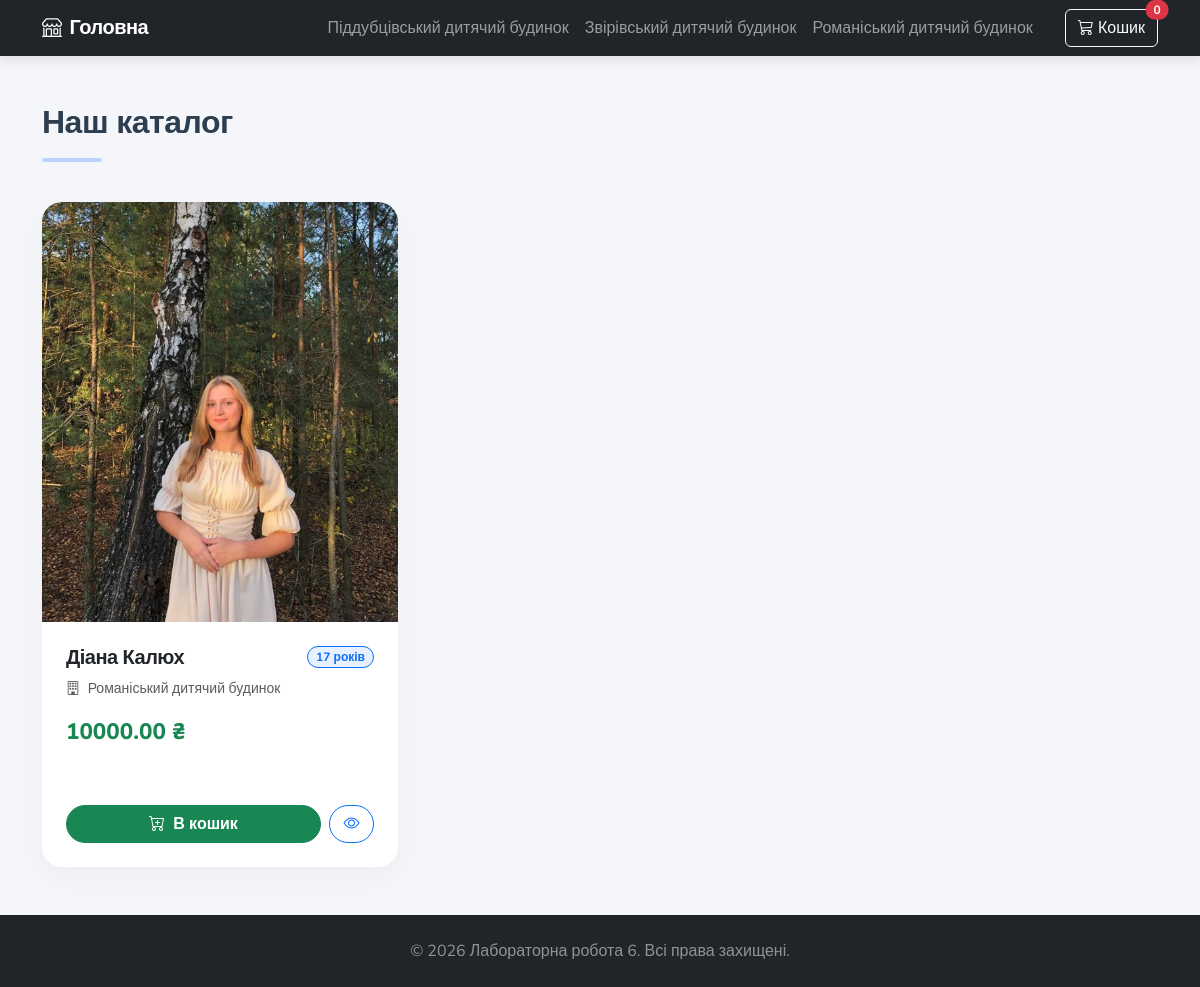
Screenshot of /category/3/ with the database file from the repository.
### lab4/models.py (models this page shows, shortened)
class Orphanage(models.Model):
    name = models.CharField(max_length=150, verbose_name="Назва закладу")
    city = models.CharField(max_length=100, verbose_name="Місто")
    created_at = models.DateTimeField(auto_now_add=True, verbose_name="Створено о")
    updated_at = models.DateTimeField(auto_now=True, verbose_name="Оновлено о")
    class Meta:
        verbose_name = "Дитячий будинок"
        verbose_name_plural = "Дитячі будинки"

class Child(models.Model):
    first_name = models.CharField(max_length=50, verbose_name="Ім'я")
    last_name = models.CharField(max_length=50, verbose_name="Прізвище")
    age = models.PositiveIntegerField(verbose_name="Вік")
    price = models.DecimalField(max_digits=10, decimal_places=2, verbose_name="Ціна (грн)")
    orphanage = models.ForeignKey(Orphanage, on_delete=models.CASCADE, verbose_name="Дитячий будинок")
    created_at = models.DateTimeField(auto_now_add=True, verbose_name="Створено о")
    updated_at = models.DateTimeField(auto_now=True, verbose_name="Оновлено о")
    image = models.ImageField(upload_to='children_photos/', blank=True, null=True, verbose_name="Фото")
    is_purchased = models.BooleanField(default=False, verbose_name="Куплено")
    class Meta:
        verbose_name = "Дитина"
        verbose_name_plural = "Діти"

### lab4/views.py (the view)
# urls.py: path('category/<int:orphanage_id>/', views.category_filter, name='category_filter'),
def category_filter(request, orphanage_id):
    orphanage = get_object_or_404(Orphanage, id=orphanage_id)
    children = Child.objects.filter(orphanage=orphanage)
    orphanages = Orphanage.objects.all()
    cart_ids = request.session.get('cart', [])
    cart_items = Child.objects.filter(id__in=cart_ids)
    return render(request, 'index.html', {
        'children': children,
        'orphanages': orphanages,
        'cart_items': cart_items,
        'cart_count': len(cart_ids)
    })

### lab4/templates/index.html (shortened to what this page needs)
<!DOCTYPE html>
<html lang="uk">
<head>
    <link href="https://cdn.jsdelivr.net/npm/bootstrap@5.3.0/dist/css/bootstrap.min.css" rel="stylesheet">
    <link rel="stylesheet" href="https://cdn.jsdelivr.net/npm/bootstrap-icons@1.11.1/font/bootstrap-icons.css">
</head>
<body class="d-flex flex-column min-vh-100">
    <nav class="navbar navbar-expand-lg navbar-dark bg-dark sticky-top">
      <div class="container">
        <a class="navbar-brand fw-bold" href="{% url 'home' %}">
            <i class="bi bi-shop me-2"></i>Головна
        </a>
        <div class="collapse navbar-collapse" id="navbarNav">
          <ul class="navbar-nav ms-auto">
            {% for orphanage in orphanages %}
            <li class="nav-item">
              <a class="nav-link" href="{% url 'category_filter' orphanage.id %}">{{ orphanage.name }}</a>
            </li>
            {% endfor %}
          </ul>
        <button class="btn btn-outline-light position-relative ms-lg-4" data-bs-toggle="offcanvas" data-bs-target="#cartPanel">
    <i class="bi bi-cart3"></i> Кошик
    <span class="position-absolute top-0 start-100 translate-middle badge rounded-pill bg-danger">
        {{ cart_count|default:"0" }}
    </span>
</button>
        </div>
      </div>
    </nav>
    <div class="container mt-5 flex-grow-1">
        <div class="toast-container position-fixed bottom-0 end-0 p-3" style="z-index: 1055;">
</div>
        <div class="row mb-4">
            <div class="col-12">
                <h2 class="fw-bold" style="color: #2c3e50;">Наш каталог</h2>
                <hr style="width: 60px; height: 4px; background-color: #0d6efd; border: none; border-radius: 2px;">
            </div>
        </div>
        <div class="row row-cols-1 row-cols-md-2 row-cols-lg-3 g-4">
            {% for child in children %}
            <div class="col">
                <div class="card custom-card h-100 bg-white">
                    <div class="card-img-wrapper">
                        {% if child.image %}
                            <img src="{{ child.image.url }}" class="card-img-top" alt="Фото">
                        {% else %}
                            <div class="bg-light text-secondary d-flex justify-content-center align-items-center h-100">
                                <i class="bi bi-person-bounding-box" style="font-size: 4rem;"></i>
                            </div>
                        {% endif %}
                    </div>
                    <div class="card-body d-flex flex-column p-4">
                        <div class="d-flex justify-content-between align-items-start mb-2">
                            <h5 class="card-title fw-bold mb-0">{{ child.first_name }} {{ child.last_name }}</h5>
                            <span class="badge bg-primary bg-opacity-10 text-primary rounded-pill border border-primary px-2 py-1">
                                {{ child.age }} років
                            </span>
                        </div>
                        <p class="text-muted small mb-3">
                            <i class="bi bi-building me-1"></i> {{ child.orphanage.name }}
                        </p>
                        <div class="mb-4">
                            <span class="price-tag">{{ child.price }} ₴</span>
                        </div>
                    </div>
                    <div class="card-footer bg-transparent border-top-0 d-flex gap-2 pb-4 px-4">
                        <a href="{% url 'add_to_cart' child.id %}" class="btn btn-success btn-custom flex-grow-1">
                            <i class="bi bi-cart-plus me-1"></i> В кошик
                        </a>
                        <a href="{% url 'child_detail' child.id %}" class="btn btn-outline-primary btn-custom" style="width: 45px; display: flex; align-items: center; justify-content: center;" title="Детальніше">
                            <i class="bi bi-eye"></i>
                        </a>
                    </div>
                </div>
            </div>
            {% endfor %}
        </div>
    </div>
    <footer class="bg-dark text-white text-center py-4 mt-5">
        <div class="container">
            <p class="mb-0 text-white-50">© 2026 Лабораторна робота 6. Всі права захищені.</p>
        </div>
    </footer>
</body>
</html>

### lab4/templates/index.html (style rules this page uses)
body { font-family: 'Nunito', sans-serif; background-color: #f8f9fa; }
h1, h2, h3, h4, h5, .navbar-brand { font-weight: 800; letter-spacing: -0.5px; }
body { background-color: #f4f6f9; }
.navbar { box-shadow: 0 4px 12px rgba(0,0,0,0.1); }
.custom-card { border: none; border-radius: 20px; overflow: hidden; background: #ffffff; box-shadow: 0 10px 30px rgba(0, 0, 0, 0.04); transition: all 0.4s cubic-bezier(0.165, 0.84, 0.44, 1); }
.card-img-wrapper { height: 420px; overflow: hidden; position: relative; }
.custom-card .card-img-top { height: 100%; width: 100%; object-fit: cover; transition: transform 0.6s ease; }
.price-tag { font-size: 1.4rem; font-weight: 800; color: #198754; }
.btn-custom { border-radius: 50px; font-weight: 600; }

### rows the page displays
Orphanage: name "Піддубцівський дитячий будинок"
Orphanage: name "Звірівський дитячий будинок"
Orphanage: name "Романіський дитячий будинок"
Child: image (picture), first_name "Діана", last_name "Калюх", age "17", orphanage.name "Романіський дитячий будинок", price "10000.00"

### other values shown
{{ cart_count|default:"0" }} "0"
